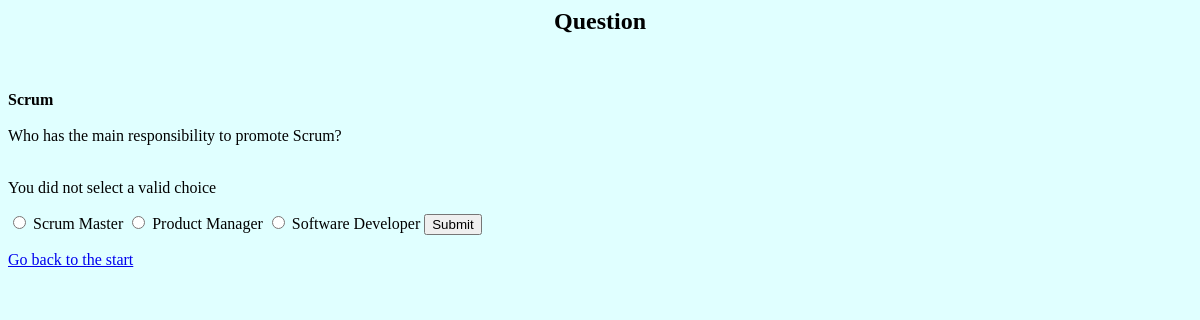
/quiz/result/5/, run on an earlier commit of the app's database.
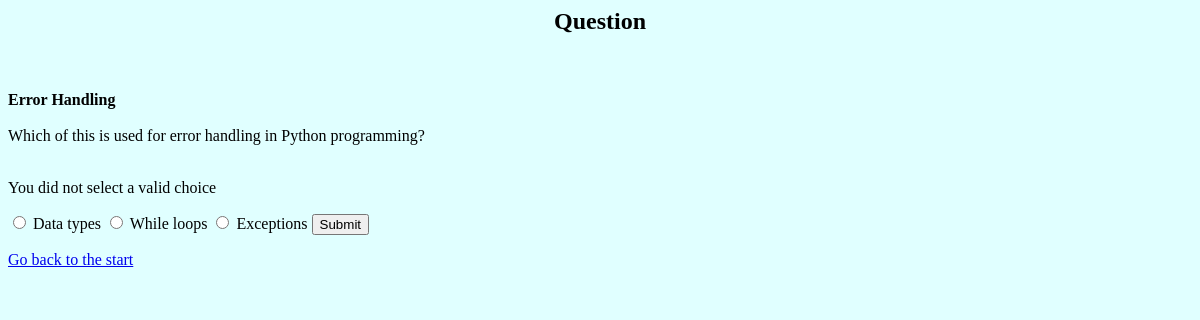
And on a later commit of the database.
### quiz/models.py (models this page shows, shortened)
class Question(models.Model):
    question_heading = models.CharField(max_length=250)
    question_text = models.CharField(max_length=500)
    quiz = models.ForeignKey(Quiz, on_delete=models.CASCADE)

class Answer(models.Model):
    answer_text = models.CharField(max_length=500)
    question = models.ForeignKey(Question, on_delete= models.CASCADE)
    right_answer = models.BooleanField(default=False)

### quiz/views.py (the view, shortened to what this page needs)
# urls.py: path('result/<int:question_id>/', views.result, name='result'),
def result(request, question_id):
   question = Question.objects.get(pk=question_id)
   answer_number = question_id
   while answer_number >= 6:
       answer_number = answer_number -5
   next_one = question_id + 1
   correct_answer = ""
   for answ in Answer.objects.all():
       if answ.question_id == question_id:
           if answ.right_answer == True:
               correct_answer = answ
   try:
        selected_answer = question.answer_set.get(pk=request.POST['answer'])
   except (KeyError, Answer.DoesNotExist):
       return render(request, 'quiz/page.html', {
            'question': question,
            'error_message': "You did not select a valid choice",
        })

### quiz/templates/quiz/page.html (shortened to what this page needs)
<body style = "background-color:LightCyan;">
<h2 align="center"> Question  {{question_number}} </h2> <br> <br>
<b>{{question.question_heading}} </b> <br> <br>
{{question.question_text}} <br> <br>
{% if error_message %}
<p> {{error_message}}</p>
{% endif %}
<form action = "{% url 'quiz:result' question_id%}" method="post">
    {% for answer in question.answer_set.all %}
    <input type = "radio" id = "answer{{forloop.counter}}" name= "answer" value="{{answer.id}}" >
    {{answer.answer_text}}
{% endfor %}
    <input type = "submit", value = "Submit">
</form>
<a href = "{% url 'quiz:index' %}" > Go back to the start </a>

What changed in the data, as far as the page shows it:
no longer on this page (row edited): Answer: answer_text "Software Developer"
changed Question: question_heading "Scrum" → "Error Handling"; question_text "Who has the main responsibility to promote Scrum?" → "Which of this is used for error handling in Python programming?"
now on this page (row edited): Answer: answer_text "Data types"
changed Answer: answer_text "Scrum Master" → "While loops"
changed Answer: answer_text "Product Manager" → "Exceptions"
